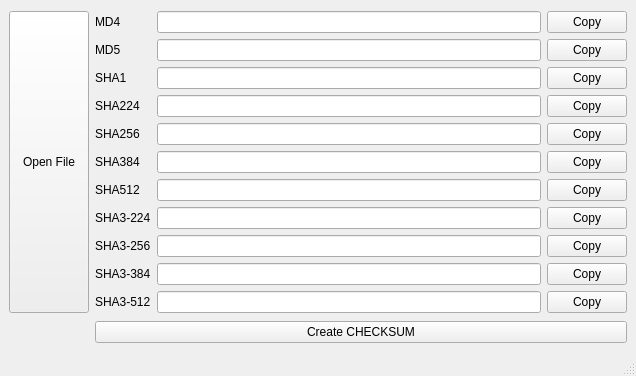
<?xml version="1.0" encoding="UTF-8"?>
<ui version="4.0">
 <class>checksgui</class>
 <widget class="QMainWindow" name="checksgui">
  <property name="geometry">
   <rect>
    <x>0</x>
    <y>0</y>
    <width>636</width>
    <height>376</height>
   </rect>
  </property>
  <property name="maximumSize">
   <size>
    <width>16777215</width>
    <height>400</height>
   </size>
  </property>
  <property name="windowTitle">
   <string>checksgui</string>
  </property>
  <widget class="QWidget" name="central_widget">
   <property name="enabled">
    <bool>true</bool>
   </property>
   <property name="sizePolicy">
    <sizepolicy hsizetype="Preferred" vsizetype="Preferred">
     <horstretch>0</horstretch>
     <verstretch>0</verstretch>
    </sizepolicy>
   </property>
   <layout class="QGridLayout" name="gridLayout_2">
    <item row="0" column="2">
     <layout class="QGridLayout" name="grid_layout">
      <item row="1" column="2">
       <widget class="QPushButton" name="copy_md5">
        <property name="text">
         <string>Copy</string>
        </property>
       </widget>
      </item>
      <item row="10" column="1">
       <widget class="QLineEdit" name="sha3_384_line">
        <property name="readOnly">
         <bool>true</bool>
        </property>
       </widget>
      </item>
      <item row="11" column="0">
       <widget class="QLabel" name="sha3_512_label">
        <property name="text">
         <string>SHA3-512</string>
        </property>
       </widget>
      </item>
      <item row="0" column="1">
       <widget class="QLineEdit" name="md4_line">
        <property name="sizePolicy">
         <sizepolicy hsizetype="Preferred" vsizetype="Fixed">
          <horstretch>0</horstretch>
          <verstretch>0</verstretch>
         </sizepolicy>
        </property>
        <property name="readOnly">
         <bool>true</bool>
        </property>
       </widget>
      </item>
      <item row="7" column="1">
       <widget class="QLineEdit" name="sha512_line">
        <property name="readOnly">
         <bool>true</bool>
        </property>
       </widget>
      </item>
      <item row="9" column="1">
       <widget class="QLineEdit" name="sha3_256_line">
        <property name="readOnly">
         <bool>true</bool>
        </property>
       </widget>
      </item>
      <item row="0" column="2">
       <widget class="QPushButton" name="copy_md4">
        <property name="text">
         <string>Copy</string>
        </property>
       </widget>
      </item>
      <item row="10" column="0">
       <widget class="QLabel" name="sha3_384_label">
        <property name="text">
         <string>SHA3-384</string>
        </property>
       </widget>
      </item>
      <item row="11" column="1">
       <widget class="QLineEdit" name="sha3_512_line">
        <property name="readOnly">
         <bool>true</bool>
        </property>
       </widget>
      </item>
      <item row="6" column="1">
       <widget class="QLineEdit" name="sha384_line">
        <property name="readOnly">
         <bool>true</bool>
        </property>
       </widget>
      </item>
      <item row="8" column="1">
       <widget class="QLineEdit" name="sha3_224_line">
        <property name="readOnly">
         <bool>true</bool>
        </property>
       </widget>
      </item>
      <item row="0" column="0">
       <widget class="QLabel" name="md4_label">
        <property name="sizePolicy">
         <sizepolicy hsizetype="Fixed" vsizetype="Fixed">
          <horstretch>0</horstretch>
          <verstretch>0</verstretch>
         </sizepolicy>
        </property>
        <property name="text">
         <string>MD4</string>
        </property>
       </widget>
      </item>
      <item row="5" column="1">
       <widget class="QLineEdit" name="sha256_line">
        <property name="sizePolicy">
         <sizepolicy hsizetype="Preferred" vsizetype="Fixed">
          <horstretch>0</horstretch>
          <verstretch>0</verstretch>
         </sizepolicy>
        </property>
        <property name="readOnly">
         <bool>true</bool>
        </property>
       </widget>
      </item>
      <item row="9" column="0">
       <widget class="QLabel" name="sha3_256_label">
        <property name="text">
         <string>SHA3-256</string>
        </property>
       </widget>
      </item>
      <item row="1" column="0">
       <widget class="QLabel" name="md5_label">
        <property name="text">
         <string>MD5</string>
        </property>
       </widget>
      </item>
      <item row="2" column="0">
       <widget class="QLabel" name="sha1_label">
        <property name="text">
         <string>SHA1</string>
        </property>
       </widget>
      </item>
      <item row="8" column="0">
       <widget class="QLabel" name="sha3_224_label">
        <property name="text">
         <string>SHA3-224</string>
        </property>
       </widget>
      </item>
      <item row="4" column="0">
       <widget class="QLabel" name="sha224_label">
        <property name="text">
         <string>SHA224</string>
        </property>
       </widget>
      </item>
      <item row="5" column="0">
       <widget class="QLabel" name="sha256_label">
        <property name="text">
         <string>SHA256</string>
        </property>
       </widget>
      </item>
      <item row="7" column="0">
       <widget class="QLabel" name="sha512_label">
        <property name="text">
         <string>SHA512</string>
        </property>
       </widget>
      </item>
      <item row="4" column="1">
       <widget class="QLineEdit" name="sha224_line">
        <property name="sizePolicy">
         <sizepolicy hsizetype="Preferred" vsizetype="Fixed">
          <horstretch>0</horstretch>
          <verstretch>0</verstretch>
         </sizepolicy>
        </property>
        <property name="readOnly">
         <bool>true</bool>
        </property>
       </widget>
      </item>
      <item row="2" column="2">
       <widget class="QPushButton" name="copy_sha1">
        <property name="text">
         <string>Copy</string>
        </property>
       </widget>
      </item>
      <item row="1" column="1">
       <widget class="QLineEdit" name="md5_line">
        <property name="sizePolicy">
         <sizepolicy hsizetype="Preferred" vsizetype="Fixed">
          <horstretch>0</horstretch>
          <verstretch>0</verstretch>
         </sizepolicy>
        </property>
        <property name="readOnly">
         <bool>true</bool>
        </property>
       </widget>
      </item>
      <item row="6" column="0">
       <widget class="QLabel" name="sha384_label">
        <property name="text">
         <string>SHA384</string>
        </property>
       </widget>
      </item>
      <item row="2" column="1">
       <widget class="QLineEdit" name="sha1_line">
        <property name="sizePolicy">
         <sizepolicy hsizetype="Preferred" vsizetype="Fixed">
          <horstretch>0</horstretch>
          <verstretch>0</verstretch>
         </sizepolicy>
        </property>
        <property name="readOnly">
         <bool>true</bool>
        </property>
       </widget>
      </item>
      <item row="4" column="2">
       <widget class="QPushButton" name="copy_sha224">
        <property name="text">
         <string>Copy</string>
        </property>
       </widget>
      </item>
      <item row="5" column="2">
       <widget class="QPushButton" name="copy_sha256">
        <property name="text">
         <string>Copy</string>
        </property>
       </widget>
      </item>
      <item row="6" column="2">
       <widget class="QPushButton" name="copy_sha384">
        <property name="text">
         <string>Copy</string>
        </property>
       </widget>
      </item>
      <item row="7" column="2">
       <widget class="QPushButton" name="copy_sha512">
        <property name="text">
         <string>Copy</string>
        </property>
       </widget>
      </item>
      <item row="8" column="2">
       <widget class="QPushButton" name="copy_sha3_224">
        <property name="text">
         <string>Copy</string>
        </property>
       </widget>
      </item>
      <item row="9" column="2">
       <widget class="QPushButton" name="copy_sha3_256">
        <property name="text">
         <string>Copy</string>
        </property>
       </widget>
      </item>
      <item row="10" column="2">
       <widget class="QPushButton" name="copy_sha3_384">
        <property name="text">
         <string>Copy</string>
        </property>
       </widget>
      </item>
      <item row="11" column="2">
       <widget class="QPushButton" name="copy_sha3_512">
        <property name="text">
         <string>Copy</string>
        </property>
       </widget>
      </item>
     </layout>
    </item>
    <item row="0" column="0">
     <widget class="QPushButton" name="dialog_button">
      <property name="sizePolicy">
       <sizepolicy hsizetype="Fixed" vsizetype="Preferred">
        <horstretch>0</horstretch>
        <verstretch>0</verstretch>
       </sizepolicy>
      </property>
      <property name="text">
       <string>Open File</string>
      </property>
     </widget>
    </item>
    <item row="1" column="2">
     <widget class="QPushButton" name="copy_checksum">
      <property name="text">
       <string>Create CHECKSUM</string>
      </property>
     </widget>
    </item>
   </layout>
  </widget>
  <widget class="QMenuBar" name="menubar">
   <property name="geometry">
    <rect>
     <x>0</x>
     <y>0</y>
     <width>636</width>
     <height>21</height>
    </rect>
   </property>
  </widget>
  <widget class="QStatusBar" name="statusbar"/>
 </widget>
 <resources/>
 <connections/>
</ui>
